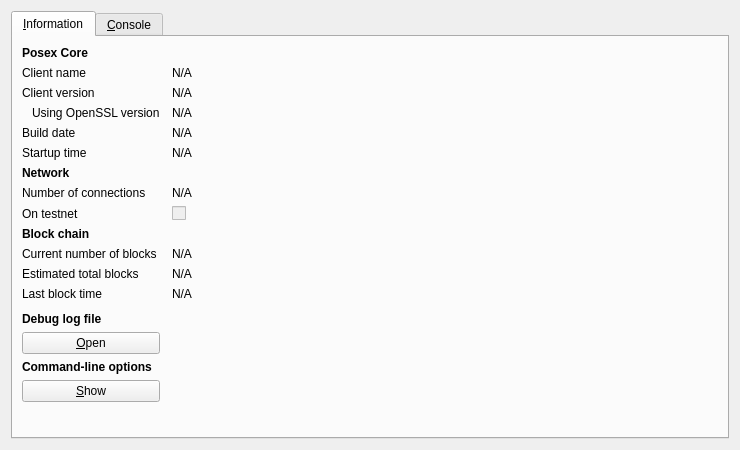
<?xml version="1.0" encoding="UTF-8"?>
<ui version="4.0">
 <class>RPCConsole</class>
 <widget class="QDialog" name="RPCConsole">
  <property name="geometry">
   <rect>
    <x>0</x>
    <y>0</y>
    <width>740</width>
    <height>450</height>
   </rect>
  </property>
  <property name="windowTitle">
   <string>Posex - Debug window</string>
  </property>
  <layout class="QVBoxLayout" name="verticalLayout_2">
   <item>
    <widget class="QTabWidget" name="tabWidget">
     <property name="currentIndex">
      <number>0</number>
     </property>
     <widget class="QWidget" name="tab_info">
      <attribute name="title">
       <string>&amp;Information</string>
      </attribute>
      <layout class="QGridLayout" name="gridLayout" columnstretch="0,1">
       <property name="horizontalSpacing">
        <number>12</number>
       </property>
       <item row="0" column="0">
        <widget class="QLabel" name="label_9">
         <property name="font">
          <font>
           <weight>75</weight>
           <bold>true</bold>
          </font>
         </property>
         <property name="text">
          <string>Posex Core</string>
         </property>
        </widget>
       </item>
       <item row="1" column="0">
        <widget class="QLabel" name="label_5">
         <property name="text">
          <string>Client name</string>
         </property>
        </widget>
       </item>
       <item row="1" column="1">
        <widget class="QLabel" name="clientName">
         <property name="cursor">
          <cursorShape>IBeamCursor</cursorShape>
         </property>
         <property name="text">
          <string>N/A</string>
         </property>
         <property name="textFormat">
          <enum>Qt::PlainText</enum>
         </property>
         <property name="textInteractionFlags">
          <set>Qt::LinksAccessibleByMouse|Qt::TextSelectableByKeyboard|Qt::TextSelectableByMouse</set>
         </property>
        </widget>
       </item>
       <item row="2" column="0">
        <widget class="QLabel" name="label_6">
         <property name="text">
          <string>Client version</string>
         </property>
        </widget>
       </item>
       <item row="2" column="1">
        <widget class="QLabel" name="clientVersion">
         <property name="cursor">
          <cursorShape>IBeamCursor</cursorShape>
         </property>
         <property name="text">
          <string>N/A</string>
         </property>
         <property name="textFormat">
          <enum>Qt::PlainText</enum>
         </property>
         <property name="textInteractionFlags">
          <set>Qt::LinksAccessibleByMouse|Qt::TextSelectableByKeyboard|Qt::TextSelectableByMouse</set>
         </property>
        </widget>
       </item>
       <item row="3" column="0">
        <widget class="QLabel" name="label_14">
         <property name="text">
          <string>Using OpenSSL version</string>
         </property>
         <property name="indent">
          <number>10</number>
         </property>
        </widget>
       </item>
       <item row="3" column="1">
        <widget class="QLabel" name="openSSLVersion">
         <property name="cursor">
          <cursorShape>IBeamCursor</cursorShape>
         </property>
         <property name="text">
          <string>N/A</string>
         </property>
         <property name="textFormat">
          <enum>Qt::PlainText</enum>
         </property>
         <property name="textInteractionFlags">
          <set>Qt::LinksAccessibleByMouse|Qt::TextSelectableByKeyboard|Qt::TextSelectableByMouse</set>
         </property>
        </widget>
       </item>
       <item row="4" column="0">
        <widget class="QLabel" name="label_12">
         <property name="text">
          <string>Build date</string>
         </property>
        </widget>
       </item>
       <item row="4" column="1">
        <widget class="QLabel" name="buildDate">
         <property name="cursor">
          <cursorShape>IBeamCursor</cursorShape>
         </property>
         <property name="text">
          <string>N/A</string>
         </property>
         <property name="textFormat">
          <enum>Qt::PlainText</enum>
         </property>
         <property name="textInteractionFlags">
          <set>Qt::LinksAccessibleByMouse|Qt::TextSelectableByKeyboard|Qt::TextSelectableByMouse</set>
         </property>
        </widget>
       </item>
       <item row="5" column="0">
        <widget class="QLabel" name="label_13">
         <property name="text">
          <string>Startup time</string>
         </property>
        </widget>
       </item>
       <item row="5" column="1">
        <widget class="QLabel" name="startupTime">
         <property name="cursor">
          <cursorShape>IBeamCursor</cursorShape>
         </property>
         <property name="text">
          <string>N/A</string>
         </property>
         <property name="textFormat">
          <enum>Qt::PlainText</enum>
         </property>
         <property name="textInteractionFlags">
          <set>Qt::LinksAccessibleByMouse|Qt::TextSelectableByKeyboard|Qt::TextSelectableByMouse</set>
         </property>
        </widget>
       </item>
       <item row="6" column="0">
        <widget class="QLabel" name="label_11">
         <property name="font">
          <font>
           <weight>75</weight>
           <bold>true</bold>
          </font>
         </property>
         <property name="text">
          <string>Network</string>
         </property>
        </widget>
       </item>
       <item row="7" column="0">
        <widget class="QLabel" name="label_7">
         <property name="text">
          <string>Number of connections</string>
         </property>
        </widget>
       </item>
       <item row="7" column="1">
        <widget class="QLabel" name="numberOfConnections">
         <property name="cursor">
          <cursorShape>IBeamCursor</cursorShape>
         </property>
         <property name="text">
          <string>N/A</string>
         </property>
         <property name="textFormat">
          <enum>Qt::PlainText</enum>
         </property>
         <property name="textInteractionFlags">
          <set>Qt::LinksAccessibleByMouse|Qt::TextSelectableByKeyboard|Qt::TextSelectableByMouse</set>
         </property>
        </widget>
       </item>
       <item row="8" column="0">
        <widget class="QLabel" name="label_8">
         <property name="text">
          <string>On testnet</string>
         </property>
        </widget>
       </item>
       <item row="8" column="1">
        <widget class="QCheckBox" name="isTestNet">
         <property name="enabled">
          <bool>false</bool>
         </property>
         <property name="text">
          <string/>
         </property>
        </widget>
       </item>
       <item row="9" column="0">
        <widget class="QLabel" name="label_10">
         <property name="font">
          <font>
           <weight>75</weight>
           <bold>true</bold>
          </font>
         </property>
         <property name="text">
          <string>Block chain</string>
         </property>
        </widget>
       </item>
       <item row="10" column="0">
        <widget class="QLabel" name="label_3">
         <property name="text">
          <string>Current number of blocks</string>
         </property>
        </widget>
       </item>
       <item row="10" column="1">
        <widget class="QLabel" name="numberOfBlocks">
         <property name="cursor">
          <cursorShape>IBeamCursor</cursorShape>
         </property>
         <property name="text">
          <string>N/A</string>
         </property>
         <property name="textFormat">
          <enum>Qt::PlainText</enum>
         </property>
         <property name="textInteractionFlags">
          <set>Qt::LinksAccessibleByMouse|Qt::TextSelectableByKeyboard|Qt::TextSelectableByMouse</set>
         </property>
        </widget>
       </item>
       <item row="11" column="0">
        <widget class="QLabel" name="label_4">
         <property name="text">
          <string>Estimated total blocks</string>
         </property>
        </widget>
       </item>
       <item row="11" column="1">
        <widget class="QLabel" name="totalBlocks">
         <property name="cursor">
          <cursorShape>IBeamCursor</cursorShape>
         </property>
         <property name="text">
          <string>N/A</string>
         </property>
         <property name="textFormat">
          <enum>Qt::PlainText</enum>
         </property>
         <property name="textInteractionFlags">
          <set>Qt::LinksAccessibleByMouse|Qt::TextSelectableByKeyboard|Qt::TextSelectableByMouse</set>
         </property>
        </widget>
       </item>
       <item row="12" column="0">
        <widget class="QLabel" name="label_2">
         <property name="text">
          <string>Last block time</string>
         </property>
        </widget>
       </item>
       <item row="12" column="1">
        <widget class="QLabel" name="lastBlockTime">
         <property name="cursor">
          <cursorShape>IBeamCursor</cursorShape>
         </property>
         <property name="text">
          <string>N/A</string>
         </property>
         <property name="textFormat">
          <enum>Qt::PlainText</enum>
         </property>
         <property name="textInteractionFlags">
          <set>Qt::LinksAccessibleByMouse|Qt::TextSelectableByKeyboard|Qt::TextSelectableByMouse</set>
         </property>
        </widget>
       </item>
       <item row="13" column="0">
        <spacer name="verticalSpacer_2">
         <property name="orientation">
          <enum>Qt::Vertical</enum>
         </property>
         <property name="sizeHint" stdset="0">
          <size>
           <width>20</width>
           <height>20</height>
          </size>
         </property>
        </spacer>
       </item>
       <item row="14" column="0">
        <widget class="QLabel" name="labelDebugLogfile">
         <property name="font">
          <font>
           <weight>75</weight>
           <bold>true</bold>
          </font>
         </property>
         <property name="text">
          <string>Debug log file</string>
         </property>
        </widget>
       </item>
       <item row="15" column="0">
        <widget class="QPushButton" name="openDebugLogfileButton">
         <property name="toolTip">
          <string>Open the Posex debug log file from the current data directory. This can take a few seconds for large log files.</string>
         </property>
         <property name="text">
          <string>&amp;Open</string>
         </property>
         <property name="autoDefault">
          <bool>false</bool>
         </property>
        </widget>
       </item>
       <item row="16" column="0">
        <widget class="QLabel" name="labelCLOptions">
         <property name="font">
          <font>
           <weight>75</weight>
           <bold>true</bold>
          </font>
         </property>
         <property name="text">
          <string>Command-line options</string>
         </property>
        </widget>
       </item>
       <item row="17" column="0">
        <widget class="QPushButton" name="showCLOptionsButton">
         <property name="toolTip">
          <string>Show the Posex-Qt help message to get a list with possible Posex command-line options.</string>
         </property>
         <property name="text">
          <string>&amp;Show</string>
         </property>
         <property name="autoDefault">
          <bool>false</bool>
         </property>
        </widget>
       </item>
       <item row="18" column="0">
        <spacer name="verticalSpacer">
         <property name="orientation">
          <enum>Qt::Vertical</enum>
         </property>
         <property name="sizeHint" stdset="0">
          <size>
           <width>20</width>
           <height>40</height>
          </size>
         </property>
        </spacer>
       </item>
      </layout>
     </widget>
     <widget class="QWidget" name="tab_console">
      <attribute name="title">
       <string>&amp;Console</string>
      </attribute>
      <layout class="QVBoxLayout" name="verticalLayout_3">
       <property name="spacing">
        <number>3</number>
       </property>
       <item>
        <widget class="QTextEdit" name="messagesWidget">
         <property name="minimumSize">
          <size>
           <width>0</width>
           <height>100</height>
          </size>
         </property>
         <property name="readOnly">
          <bool>true</bool>
         </property>
         <property name="tabKeyNavigation" stdset="0">
          <bool>false</bool>
         </property>
         <property name="columnCount" stdset="0">
          <number>2</number>
         </property>
        </widget>
       </item>
       <item>
        <layout class="QHBoxLayout" name="horizontalLayout">
         <property name="spacing">
          <number>3</number>
         </property>
         <item>
          <widget class="QLabel" name="label">
           <property name="text">
            <string notr="true">&gt;</string>
           </property>
          </widget>
         </item>
         <item>
          <widget class="QLineEdit" name="lineEdit"/>
         </item>
         <item>
          <widget class="QPushButton" name="clearButton">
           <property name="maximumSize">
            <size>
             <width>24</width>
             <height>24</height>
            </size>
           </property>
           <property name="toolTip">
            <string>Clear console</string>
           </property>
           <property name="text">
            <string/>
           </property>
           <property name="icon">
            <iconset resource="../posex.qrc">
             <normaloff>:/icons/remove</normaloff>:/icons/remove</iconset>
           </property>
           <property name="shortcut">
            <string notr="true">Ctrl+L</string>
           </property>
           <property name="autoDefault">
            <bool>false</bool>
           </property>
          </widget>
         </item>
        </layout>
       </item>
      </layout>
     </widget>
    </widget>
   </item>
  </layout>
 </widget>
 <resources>
  <include location="../posex.qrc"/>
 </resources>
 <connections/>
</ui>
